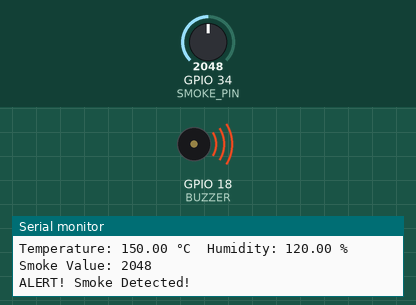
Bench run of a sketch on a simulated ESP32. Parts: buzzer (waves = sounding, pin HIGH), the last lines printed to the serial monitor. The test bench sets the inputs (shaded band); at power-on: GPIO 34 (SMOKE_PIN) = 2048.

Above: at 2.8 s.
2.9 s: GPIO 34 (SMOKE_PIN) set to 1957
At 4.5 s:
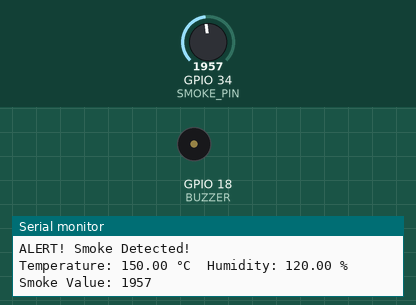
5.6 s: GPIO 34 (SMOKE_PIN) set to 2040
At 7.3 s:
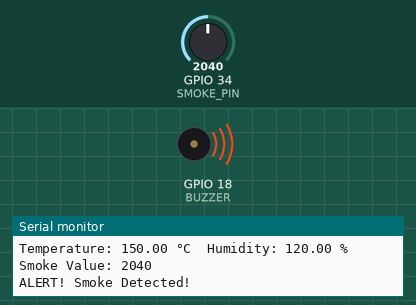
8.3 s: GPIO 34 (SMOKE_PIN) set to 1960
At 10.5 s:
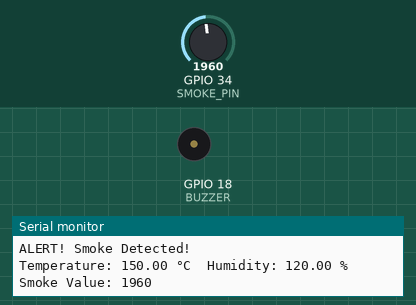
Timing chart, 0 to 12.0 s (numbered marks = the images above; inputs shaded):
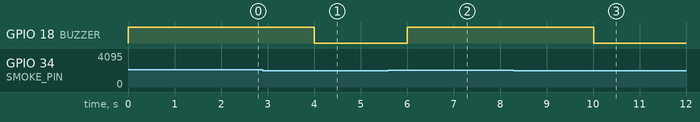

Measured:
- the behaviour switches between 2001 and 2000 on GPIO 34 (SMOKE_PIN) (found by bisection; images 0 and 1)
- after the input at 2.9 s, GPIO 18 (BUZZER): HIGH → LOW after 1.1 s
- after the input at 5.6 s, GPIO 18 (BUZZER): LOW → HIGH after 0.41 s
- after the input at 8.3 s, GPIO 18 (BUZZER): HIGH → LOW after 1.7 s

The sketch:

sketch.ino
```cpp
 #include <DHT.h>
#define DHTPIN 4
#define DHTTYPE DHT22

#define BUZZER 18
#define SMOKE_PIN 34

#define SMOKE_THRESHOLD 2000

DHT dht(DHTPIN, DHTTYPE);

void setup() {
  Serial.begin(115200);

  dht.begin();

  pinMode(BUZZER, OUTPUT);
  digitalWrite(BUZZER, LOW);

  Serial.println("Fire & Gas Monitoring System Started...");
}

void loop() {
  float temperature = 150;
  float humidity = 120;

  int smokeValue = analogRead(SMOKE_PIN);

  if (isnan(temperature) || isnan(humidity)) {
    Serial.println("Failed to read from DHT22 sensor!");
    delay(2000);
    return;
  }
  /*
  if (temperature < -40 || temperature > 80 ||
    humidity < 0 || humidity > 100) {

  Serial.println("Invalid Sensor Reading!");
  digitalWrite(BUZZER, LOW);
  delay(2000);
  return;
}
*/
  Serial.print("Temperature: ");
  Serial.print(temperature);
  Serial.print(" °C  ");

  Serial.print("Humidity: ");
  Serial.print(humidity);
  Serial.print(" %  ");

  Serial.print("Smoke Value: ");
  Serial.println(smokeValue);


  if (smokeValue > SMOKE_THRESHOLD) {
    Serial.println("ALERT! Smoke Detected!");
    digitalWrite(BUZZER, HIGH);
  } else {
    digitalWrite(BUZZER, LOW);
  }
  delay(2000);
}
```
